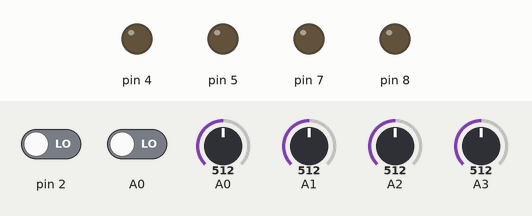
This sketch was run on a simulated Arduino Uno, built with avr-gcc and run on an emulated ATmega328P. Shown: output pins drawn as LEDs (lit = HIGH). The inputs (shaded band) are chosen by the test bench; at power-on: pin 2 LOW, A0 LOW, A0 = 512, A1 = 512, A2 = 512, A3 = 512. Random numbers use the default seed unless the sketch sets one.

Above: at 1.2 s.
1.3 s: pin 2 driven HIGH
At 1.9 s:
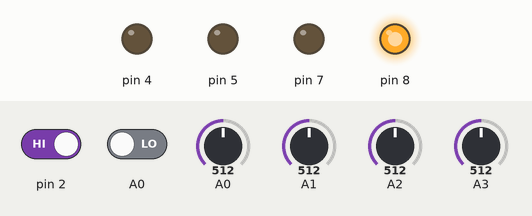
2.8 s: A0 driven HIGH
At 3.1 s:
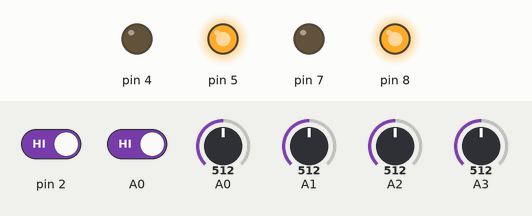
4.3 s: pin 2 driven LOW
At 5.4 s:
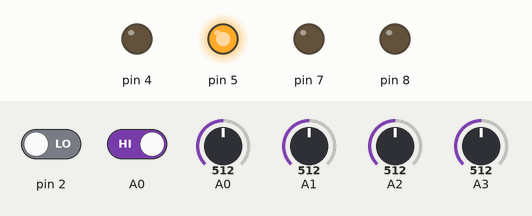
5.8 s: A0 driven LOW
At 6.6 s:
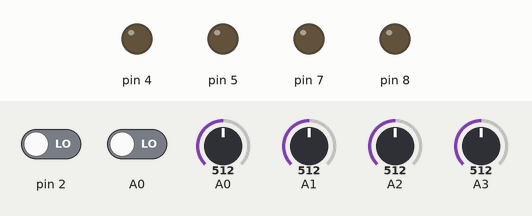
Timing chart, 0 to 8.3 s (numbered marks = the images above; inputs shaded):
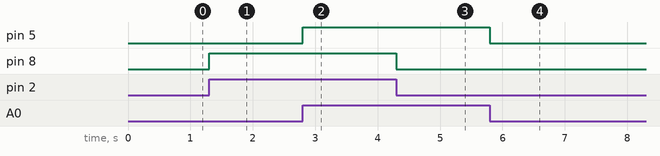

Measured:
- after the input at 1.3 s, pin 8: LOW → HIGH at once
- after the input at 2.8 s, pin 5: LOW → HIGH at once
- after the input at 4.3 s, pin 8: HIGH → LOW at once
- after the input at 5.8 s, pin 5: HIGH → LOW at once

The sketch:

bernouilli-gate.ino
```cpp
int random1 = 0;
int prob1 = 0;
int gate1State = 0;
int lastGate1State = 0;
int random2 = 0;
int prob2 = 0;
int gate2State = 0;
int lastGate2State = 0;

void setup() {
  // put your setup code here, to run once:
  // pins for 1st gate
  pinMode(2, INPUT);
  pinMode(A1, INPUT);
  pinMode(A3, INPUT);
  pinMode(7, OUTPUT);
  pinMode(8, OUTPUT);

  // pins for 2nd gate
  pinMode(15, INPUT);
  pinMode(A0, INPUT);
  pinMode(A1, INPUT);
  pinMode(4, OUTPUT);
  pinMode(5, OUTPUT);
}

void loop() {

  // define probability threshold
  prob1 = analogRead(A3) + analogRead(A1)/2;
  prob2 = analogRead(A2) + analogRead(A0)/2;

  // read the gate input pin:
  gate1State = digitalRead(2);
  gate2State = digitalRead(14);

  // compare the gateState to its previous state
  if (gate1State != lastGate1State) {

    // if the state has changed, increment the counter
    if (gate1State == HIGH) {
      random1 = random(1023);
      if (random1 > prob1) {
        digitalWrite(7, HIGH);
        digitalWrite(8, LOW);
      } else {
        digitalWrite(7, LOW);
        digitalWrite(8, HIGH);
      }
    } else {
      digitalWrite(7, LOW);
      digitalWrite(8, LOW);
    }
  }

  //same thing again for gate2, compare the gateState to its previous state
  if (gate2State != lastGate2State) {

    // if the state has changed, increment the counter
    if (gate2State == HIGH) {
      random2 = random(1023);
      if (random2 > prob2) {
        digitalWrite(4, HIGH);
        digitalWrite(5, LOW);
      } else {
        digitalWrite(4, LOW);
        digitalWrite(5, HIGH);
      }
    } else {
      digitalWrite(4, LOW);
      digitalWrite(5, LOW);
    }
  }
  // Delay a little bit to avoid bouncing
  delayMicroseconds(50);


  // save the current state as the last state, for next time through the loop
  lastGate1State = gate1State;
  lastGate2State = gate2State;
}
```
